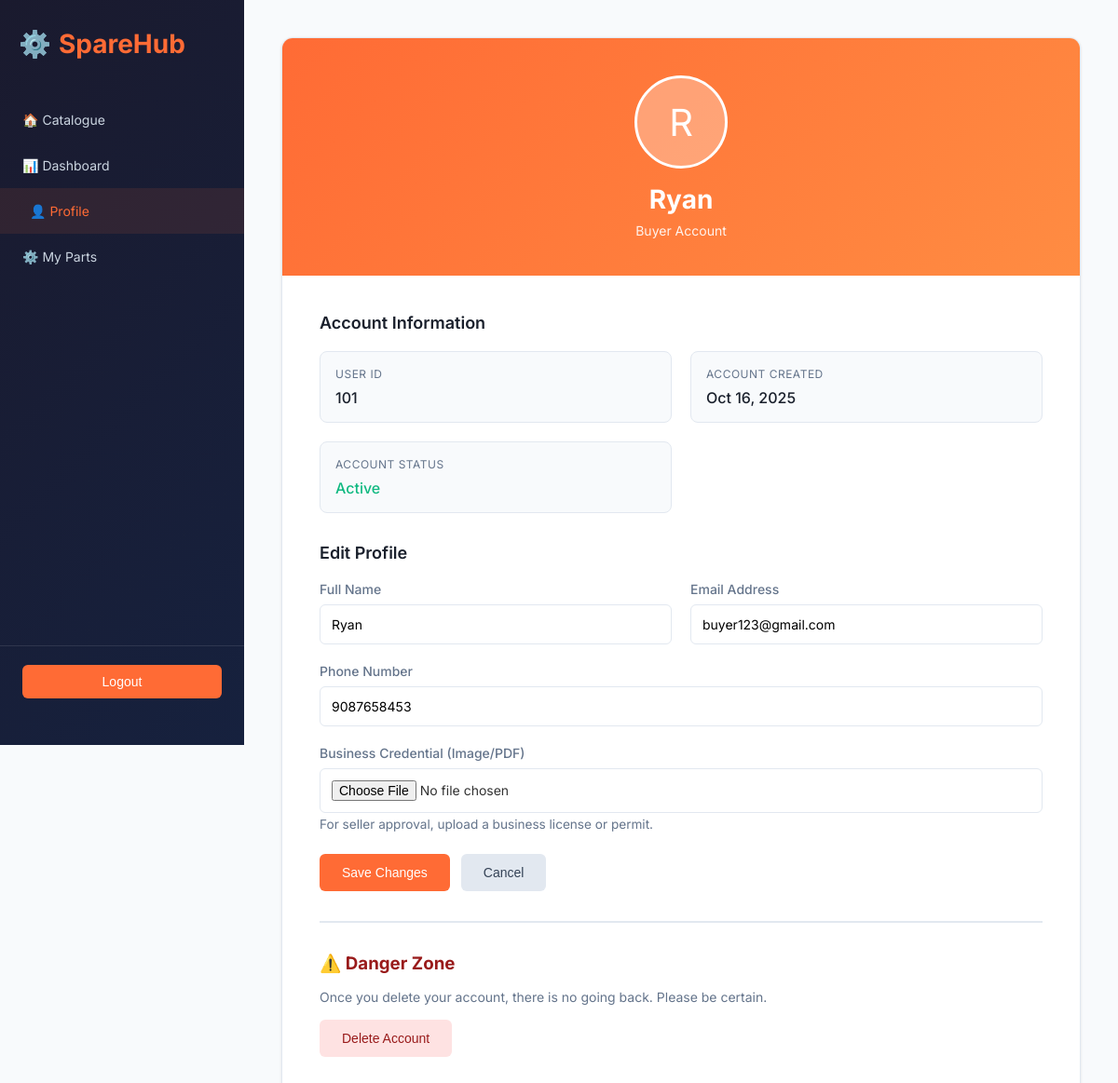
Page /pages/sellerprofile.php (signed in) on the committed database.
### tables this page shows
CREATE TABLE `users` (
  `user_id` int(11) NOT NULL,
  `name` varchar(100) NOT NULL,
  `password` varchar(255) NOT NULL,
  `role` enum('seller','buyer','admin') NOT NULL,
  `email` varchar(255) DEFAULT NULL,
  `phone` varchar(15) DEFAULT NULL,
  `created_at` date DEFAULT NULL
);

### pages/sellerprofile.php (the view, shortened to what this page needs)
<?php endif;
$buyerName = isset($_SESSION['buyername']) ? $_SESSION['buyername'] : '';
$buyerId = $_SESSION['user_id'];
$mysqli = new mysqli('localhost', 'root', '', 'sparehub');
$sql = "SELECT user_id, email, phone, created_at FROM users WHERE user_id = ?";
$stmt = $mysqli->prepare($sql);
$stmt->bind_param("i", $buyerId);
$stmt->execute();
$result = $stmt->get_result();
$userProfile = $result->fetch_assoc();
$email = $userProfile['email'] ?? '';
$phone = $userProfile['phone'] ?? '';
$createdAt = $userProfile['created_at'] ?? '';
?>
<!DOCTYPE html>
<html lang="en">
<head>
    <link rel="stylesheet" href="../styles/userprofile.css">
</head>
<body>
    <div class="container">
        <aside class="sidebar">
            <div class="logo">
                <span>⚙️</span> SpareHub
            </div>
            <nav>
                <a href="results.php">🏠 Catalogue</a>
                <a href="sellerdashboard.php">📊 Dashboard</a>
                <a href="sellerprofile.php" class="active">👤 Profile</a>
                <a href="sellerparts.php">⚙️ My Parts</a>
            </nav>
            <div class="sidebar-footer">
                <form method="POST" action="logout.php" style="width: 100%;">
                    <button type="submit" class="logout-btn">Logout</button>
                </form>
            </div>
        </aside>
        <main class="main-content">
            <div class="profile-container">
                <div class="profile-header">
                    <div class="profile-avatar-large"><?php echo htmlspecialchars(substr($buyerName, 0, 1)); ?></div>
                    <h2><?php echo htmlspecialchars($buyerName); ?></h2>
                    <p>Buyer Account</p>
                </div>
                <div class="profile-content">
                    <div class="form-section">
                        <h3>Account Information</h3>
                        <div class="info-grid">
                            <div class="info-card">
                                <label>User ID</label>
                                <p><?php echo htmlspecialchars($buyerId); ?></p>
                            </div>
                            <div class="info-card">
                                <label>Account Created</label>
                                <p><?php echo $createdAt ? date('M d, Y', strtotime($createdAt)) : 'N/A'; ?></p>
                            </div>
                            <div class="info-card">
                                <label>Account Status</label>
                                <p style="color: #10b981;">Active</p>
                            </div>
                        </div>
                    </div>
                    <form method="POST" action="" enctype="multipart/form-data">
                        <div class="form-section">
                            <h3>Edit Profile</h3>
                            <div class="form-row">
                                <div class="form-group">
                                    <label for="fullname">Full Name</label>
                                    <input type="text" id="fullname" name="fullname"
                                        value="<?php echo htmlspecialchars($buyerName); ?>" required>
                                </div>
                                <div class="form-group">
                                    <label for="email">Email Address</label>
                                    <input type="email" id="email" name="email"
                                        value="<?php echo htmlspecialchars($email); ?>" required>
                                </div>
                            </div>
                            <div class="form-group">
                                <label for="phone">Phone Number</label>
                                <input type="tel" id="phone" name="phone"
                                    value="<?php echo htmlspecialchars($phone); ?>" placeholder="+91 XXXXX XXXXX">
                            </div>
                            <div class="form-group">
                                <label for="credential">Business Credential (Image/PDF)</label>
                                <input type="file" name="credential" id="credential" accept="image/*,application/pdf">
                                <div style="font-size: 0.85em; color: #64748b; margin-top: 4px;">
                                    For seller approval, upload a business license or permit.
                                </div>
                            </div>
                            <div class="btn-group">
                                <button type="submit" name="update_profile" class="btn btn-primary">Save Changes</button>
                                <button type="reset" class="btn btn-secondary">Cancel</button>
                            </div>
                        </div>
                    </form>
                    <div class="danger-zone">
                        <h3>⚠️ Danger Zone</h3>
                        <p>Once you delete your account, there is no going back. Please be certain.</p>
                        <button class="btn btn-danger"
                            onclick="if(confirm('Are you sure you want to delete your account? This action cannot be undone.')) { window.location.href='delete_account.php'; }">Delete
                            Account</button>
                    </div>
                </div>
            </div>
        </main>
    </div>
</body>
</html>

### styles/userprofile.css (style rules this page uses)
* { margin: 0; padding: 0; box-sizing: border-box; }
body { font-family: 'Inter', sans-serif; background-color: #f8fafc; color: #333; }
.container { display: flex; min-height: 100vh; }
.sidebar { width: 262px; background: linear-gradient(135deg, #1a1a2e 0%, #16213e 100%); padding: 30px 0; position: fixed; height: 100vh; display: flex; flex-direction: column; }
.logo { color: #ff6b35; font-size: 28px; font-weight: 700; padding: 0 20px 40px; display: flex; align-items: center; gap: 8px; }
.sidebar nav { flex: 1; }
.sidebar nav a { display: flex; align-items: center; gap: 12px; padding: 16px 24px; color: #cbd5e1; text-decoration: none; transition: all 0.3s ease; font-size: 14px; }
.sidebar nav a:hover, .sidebar nav a.active { background-color: rgba(255, 107, 53, 0.1); color: #ff6b35; padding-left: 32px; }
.sidebar-footer { padding: 20px 24px; border-top: 1px solid rgba(255, 255, 255, 0.1); }
.logout-btn { width: 100%; background-color: #ff6b35; color: white; border: none; padding: 10px; border-radius: 6px; cursor: pointer; font-size: 14px; font-weight: 500; transition: background-color 0.3s ease; }
.main-content { flex: 1; margin-left: 262px; padding: 40px; }
.profile-container { background: white; border-radius: 12px; box-shadow: 0 1px 3px rgba(0, 0, 0, 0.1); border: 1px solid #e2e8f0; overflow: hidden; }
.profile-header { background: linear-gradient(135deg, #ff6b35, #ff8c42); padding: 40px; text-align: center; color: white; }
.profile-avatar-large { width: 100px; height: 100px; border-radius: 50%; background: rgba(255, 255, 255, 0.3); display: flex; align-items: center; justify-content: center; font-size: 40px; margin: 0 auto 16px; border: 3px solid white; }
.profile-header h2 { font-size: 28px; margin-bottom: 8px; }
.profile-header p { font-size: 14px; opacity: 0.9; }
.profile-content { padding: 40px; }
.form-section { margin-bottom: 32px; }
.form-section h3 { font-size: 18px; color: #1a202c; margin-bottom: 20px; font-weight: 600; }
.form-group { margin-bottom: 20px; }
.form-group label { display: block; font-size: 14px; color: #64748b; margin-bottom: 8px; font-weight: 500; }
.form-group input, .form-group textarea { width: 100%; padding: 12px; border: 1px solid #e2e8f0; border-radius: 6px; font-size: 14px; font-family: 'Inter', sans-serif; transition: border-color 0.3s ease; }
.info-grid { display: grid; grid-template-columns: repeat(auto-fit, minmax(250px, 1fr)); gap: 20px; margin-bottom: 32px; }
.info-card { background: #f8fafc; padding: 16px; border-radius: 8px; border: 1px solid #e2e8f0; }
.info-card label { display: block; font-size: 12px; color: #64748b; text-transform: uppercase; letter-spacing: 0.5px; margin-bottom: 8px; }
.info-card p { font-size: 16px; color: #1a202c; font-weight: 500; }
.form-row { display: grid; grid-template-columns: repeat(auto-fit, minmax(250px, 1fr)); gap: 20px; }
.btn-group { display: flex; gap: 12px; margin-top: 24px; }
.btn { padding: 12px 24px; border: none; border-radius: 6px; cursor: pointer; font-size: 14px; font-weight: 500; transition: all 0.3s ease; }
.btn-primary { background-color: #ff6b35; color: white; }
.btn-secondary { background-color: #e2e8f0; color: #334155; }
.danger-zone { border-top: 2px solid #e2e8f0; padding-top: 32px; margin-top: 32px; }
.danger-zone h3 { color: #991b1b; margin-bottom: 16px; }
.danger-zone p { color: #64748b; margin-bottom: 16px; font-size: 14px; }
.btn-danger { background-color: #fee2e2; color: #991b1b; }

### rows in the picture
users: created_at "Oct 16, 2025", email "buyer123@gmail.com", phone "9087658453"

### other values in the picture
substr($buyerName, 0, 1) "R"
$buyerName "Ryan"
$buyerId "101"
